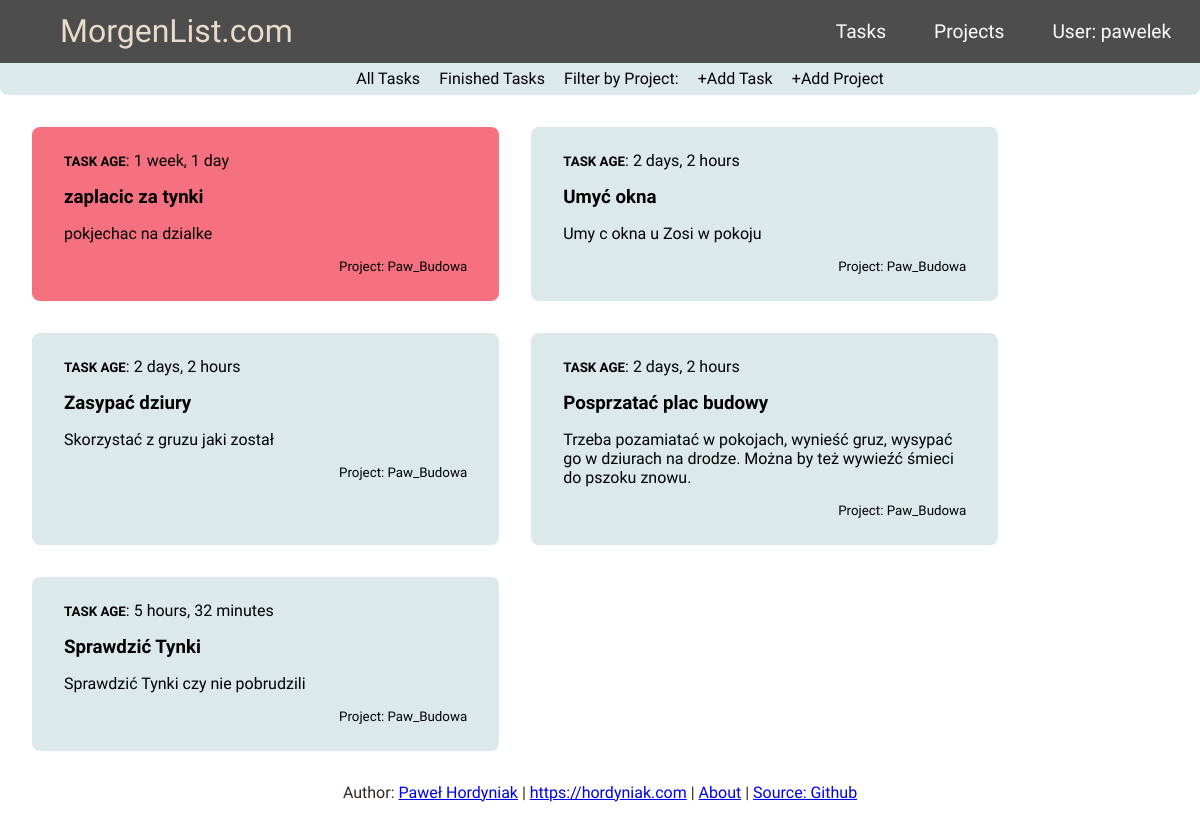
The app's page /project_detail/4 (signed in) with its own data.
### tasktrack/models.py (models this page shows, shortened)
class Task(models.Model):
    author = models.ForeignKey('auth.User', on_delete=models.CASCADE)
    project = models.ForeignKey('tasktrack.Project', related_name='Tasks', null=True, on_delete=models.CASCADE)
    title = models.CharField(max_length=200, unique=True)
    updated_on = models.DateTimeField(auto_now = True)
    description = models.TextField()
    created_on = DateTimeField(auto_now_add=True)
    status = models.IntegerField(choices=STATUS, default = 0)
    class Meta:
        ordering = ['created_on']
    def is_week_old(self):
        return (timezone.now() - self.created_on).days > 5

class Project(models.Model):
    owner = models.ForeignKey('auth.User', on_delete=models.CASCADE)
    title = models.CharField(max_length=24, unique=True)
    status = models.IntegerField(choices=STATUS, default = 0)
    def __str__(self) -> str:
        return self.title

### tasktrack/views.py (the view)
# urls.py: path('project_detail/<int:pk>', views.ProjectDetailView.as_view(), name='project_detail'),
class ProjectDetailView(LoginRequiredMixin, generic.DetailView):
    model = Project
    context_object_name = 'project'
    template_name = 'task_list.html'
    login_url = '/login/'
    def get_context_data(self, **kwargs):
        context = super().get_context_data(**kwargs)
        context['projects'] = Project.objects.filter(owner=self.request.user)
        return context

### tasktrack/templates/task_list.html (shortened to what this page needs)
{% extends "base.html" %}
{% block content %}
<nav class="sub-navbar">
    <ul class="nav-links">
        <li class="sub-nav-link"><a href="{% url 'task_list' %}">All Tasks</a></li>
        <li class="sub-nav-link"><a href="{% url 'task_done' %}">Finished Tasks</a></li>
        <li class="sub-nav-link"> <div class="dropdown">
            <a href='#' class="drop-btn">Filter by Project:</a>
          </div> </li>
          <li class="sub-nav-link"><a href="{% url 'create_task' %}">+Add Task</a></li>
          <li class="sub-nav-link"><a href="{% url 'create_project' %}">+Add Project</a></li>
    </ul>
</nav>
<div class='taskfield'>
{% if project %}
    {% for task in project.Tasks.all %}
        {% if task.status == 0 %}
            {% if task.is_week_old %}
                <div class="task old">
            {% else %}
                <div class="task">
            {% endif %}
                <a href="{% url 'edit_task' pk=task.pk %}">
                <div class="container">
                    <p><b id='font_small'>TASK AGE</b>: {{ task.created_on|timesince }}</p>
                    <h3 class = "title">{{ task.title }}</h3>
                    <p>{{ task.description }}<br>
                        <div id="font_small" class='right_al'>Project: {{ task.project }}</div><br>
                </div> </a>
            </div>
        {% endif %}
    {% empty %}
    <p>List is empty</p>
    {% endfor %}
{% endif %}
</div>
{% endblock %}

### tasktrack/templates/base.html (shortened to what this page needs)
<!DOCTYPE html>
{% load static %}
<html lang="en">
<head>
    <link rel="stylesheet" href="{% static 'css/base.css' %}">
</head>
<body>
    <nav class="MyNavbar">
        <a href="{% url 'task_list' %}" class="site-logo">MorgenList.com</a>
        <ul class="nav-links">
            {% if request.user.is_authenticated %}
                <li class='nav-item'><a href="{% url 'task_list' %}">Tasks</a></li>
                <li class='nav-item'><a href="{% url 'project_list' %}">Projects</a></li>
                <li class='nav-item'><a href="{% url 'logout' %}">User: {{ request.user }}</a></li>
            {% else %}
                <li class='nav-item'><a href="{% url 'user_login' %}">Login</a></li>
            {% endif %}
        </ul>
    </nav>
    {% block content %}{% endblock content %}
    <p class="footer">Author: <a href="mailto:hordyniak@gmail.com">Paweł Hordyniak</a> | <a href="https://hordyniak.com">https://hordyniak.com</a> | <a href="{% url 'about' %}">About</a> | <a href="https://github.com/Pawel-9215/TaskManager">Source: Github</a></p>
</body>
</html>

### tasktrack/static/css/base.css (style rules this page uses)
body { margin: 0; font-family: 'Barlow Semi Condensed', sans-serif; color: rgb(53, 36, 36); background-color: rgb(255, 255, 255); }
.right_al { text-align: right; }
.taskfield { margin: 1em; display: flex; flex-wrap: wrap; justify-content: flex-start; }
.site-logo { font-family: 'Odibee Sans', cursive; text-decoration: none; font-size:xx-large; color: #E6DCC9; margin: 0; padding: 0em; margin-left: 5%; }
#font_small { font-size: smaller; }
.task { box-shadow: none; transition: 0.1s; min-width: 22%; max-width: 22%; border-radius: 0.5em; background-color: #DBE9EA; margin: 1em; display: inline-block; }
.old { background: #F5717F; }
.task a:link { color: black; text-decoration: none; }
.container { padding: 0.5em 2em; text-decoration: none; }
.container h3 { padding: 0em; margin: 0em; }
.footer { text-align: center; }
ul { list-style-type: none; }
.nav-item a { display: inline-block; padding: 0.2em 1em; margin-right: 0.5em; text-decoration: none; color: #FDFDFD; font-size: larger; border-radius: 0.3em; }
.sub-nav-link a { display: inline-block; padding: 0.2em 0.4em; margin: 0em 0.2em; text-decoration: none; color: #000000; border-radius: 0.2em; }
.MyNavbar { display: flex; justify-content: space-between; background-color: #4D4D4D; align-items: center; transition: 50ms; height: 2.8em; }
.dropdown { position: relative; display: inline-block; }
.sub-navbar { border-bottom-left-radius: 0.5em; border-bottom-right-radius: 0.5em; display: flex; justify-content: center; background-color: #DBE9EA; align-items: center; height: 2em; }
.nav-links { display: flex; }
@media all and (max-width: 1200px) { .MyNavbar { flex-wrap: wrap; height: auto; } }
@media all and (max-width: 1200px) { .task { min-width: 40%; max-width: 40%; } }

### records on screen
Task: created_on "1 week, 1 day", title "zaplacic za tynki", description "pokjechac na dzialke", project "Paw_Budowa"
Task: created_on "2 days, 2 hours", title "Umyć okna", description "Umy c okna u Zosi w pokoju", project "Paw_Budowa"
Task: created_on "2 days, 2 hours", title "Zasypać dziury", description "Skorzystać z gruzu jaki został", project "Paw_Budowa"
Task: created_on "2 days, 2 hours", title "Posprzatać plac budowy", description "Trzeba pozamiatać w pokojach, wynieść gruz, wysypać go w dziurach na drodze. Można by też wywieźć śmieci do pszoku znowu.", project "Paw_Budowa"
Task: created_on "5 hours, 32 minutes", title "Sprawdzić Tynki", description "Sprawdzić Tynki czy nie pobrudzili", project "Paw_Budowa"

### other values on screen
{{ request.user }} "pawelek"
